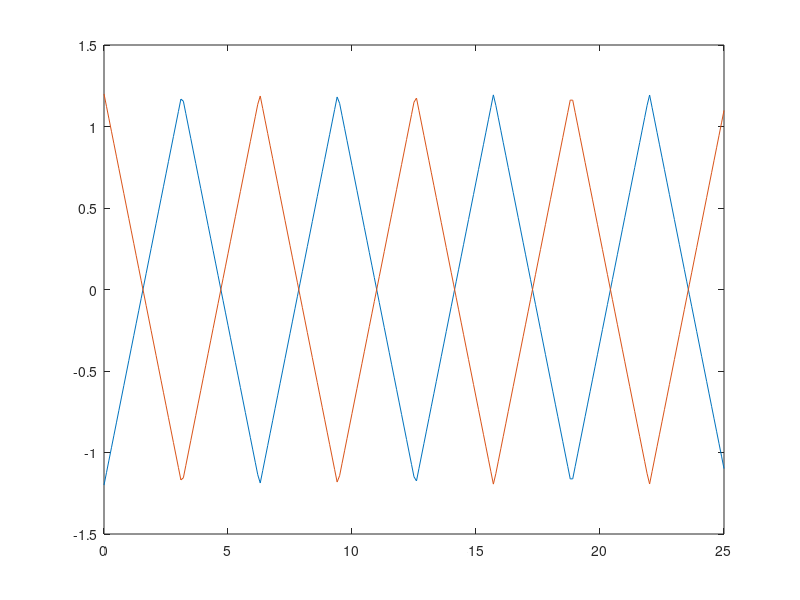

Source code (MATLAB):
Rf = 20;
Ra = 40;
Rb = 40;
f = 20;
t = 0:0.1:25;
vin = 0.5*100*sin(2*pi*f*t) + 1.2*sawtooth(t,0.5);
vout = -(vin);
plot(t,vin);
hold on
plot(t,vout);
